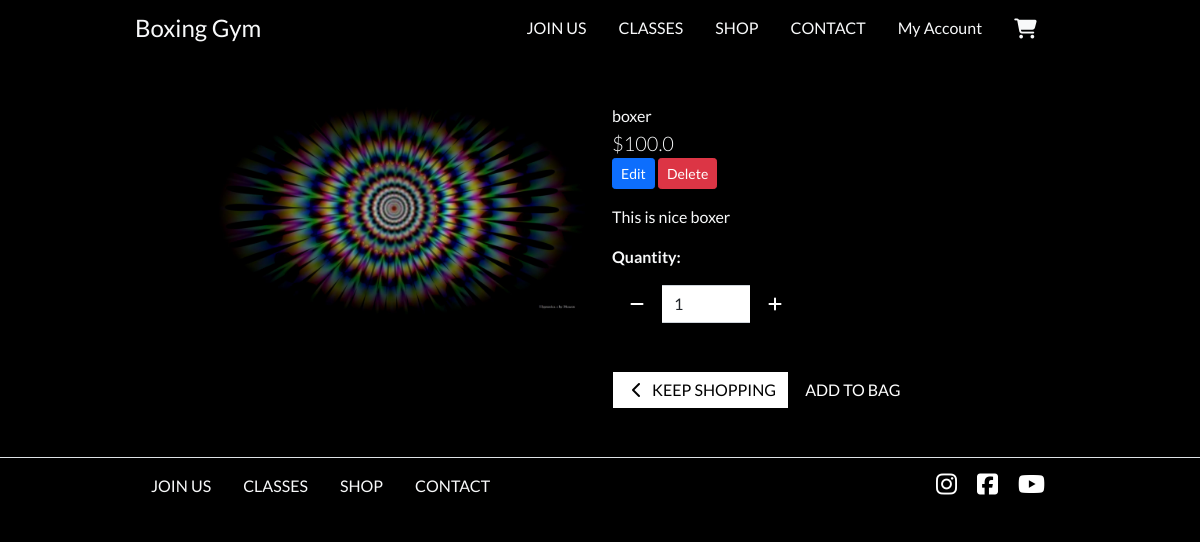
The app's page /product_detail/2 (signed in) with its own data.
### home/models.py (models this page shows, shortened)
class Product(models.Model):
    user = models.ForeignKey(User, on_delete=models.CASCADE)
    category = models.CharField(max_length=500)
    sku = models.CharField(max_length=40, null=True, blank=True)
    image_link = models.ImageField()
    name = models.CharField(max_length=500, null=True)
    sizes = models.CharField(max_length=500, null=True)
    price = models.FloatField(null=True)
    description = models.TextField(null=True, blank=True)
    created_at = models.DateTimeField(auto_now_add=True)
    updated_at = models.DateTimeField(auto_now=True)
    class Meta:
        db_table = 'product'

### home/views.py (the view)
# urls.py: path('product_detail/<int:product_id>', views.product_detail, name='product_detail'),
@login_required
def product_detail(request, product_id):
    product = Product.objects.get(id=int(product_id))
    return render(request, 'home/product_detail.html', {'product': product})

### home/templates/home/product_detail.html (shortened to what this page needs)
{% extends "base.html" %}
{% load static %}
{% block content %}
    <div class="container-fluid">
        <div class="row text-light">
            <div class="col-12 col-md-6 col-lg-4 offset-lg-2">
                <div class="image-container my-5">
                    {% if product.image_link %}
                        <a href="{{ product.image_link.url }}" target="_blank">
                            <img class="card-img-top img-fluid" src="{{ product.image_link.url }}" alt="{{ product.name }}">
                        </a>
                        {% else %}
                        <a href="">
                            <img class="card-img-top img-fluid" src="{{ MEDIA_URL }}noimage.png" alt="{{ product.name }}">
                        </a>
                    {% endif %}
                </div>
            </div>
            <div class="col-12 col-md-6 col-lg-4">
                <div class="product-details-container mb-5 mt-md-5">
                    <p class="mb-0">{{ product.name }}</p>
                    <p class="lead mb-0 text-left font-weight-bold">${{ product.price }}</p>
                    {% if request.user.is_superuser %}
                       <div class="text-right">
                            <a href="{% url 'edit_product' product.id %}"> <button type="button" class="btn btn-primary btn-sm">Edit</button></a>
                            <a href="{% url 'delete_product' product.id %}"> <button type="button" class="btn btn-danger btn-sm">Delete</button></a>
                       </div>
                    {% endif %}
                    <p class="mt-3">{{ product.description }}</p>
                    <form class="form" action="{% url 'add_to_bag' product_id=product.id %}" method="POST">
                        <div class="form-row">
                            {% with product.has_sizes as s %}
                            <div class="col-12">
                                <p class="mt-3"><strong>Quantity:</strong></p>
                                <div class="form-group w-50">
                                    <div class="input-group">
                                        <div class="input-group-prepend">
                                            <button type="button" class="decrement-qty btn btn-black rounded-0" id="sub" onclick="decremaentValue()"
                                                data-item_id="{{ product.id }}">
                                                <span class="icon">
                                                    <i class="fas fa-minus"></i>
                                                </span>
                                            </button>
                                        </div>
                                        <input class="form-control qty_input" type="number" id="number"
                                            name="quantity" value="1" min="1" max="99"
                                            data-item_id="{{ product.id }}">
                                        <div class="input-group-append">
                                            <button type="button" class="increment-qty btn btn-black rounded-0"
                                                    id="add" onclick="incrementValue()"
                                                data-item_id="{{ product.id }}">
                                                <span class="icon">
                                                    <i class="fas fa-plus"></i>
                                                </span>
                                            </button>
                                        </div>
                                    </div>
                                </div>
                            </div>
                            <div class="col{% if s %}-12 mt-2{% endif %}">
                                <a href="{% url 'products' %}" class="btn btn-outline-black rounded-0 mt-5">
                                    <span class="icon">
                                        <i class="fas fa-chevron-left"></i>
                                    </span>
                                    <span class="text-uppercase">Keep Shopping</span>
                                </a>
                                <input type="submit" class="btn btn-black rounded-0 text-uppercase mt-5" value="Add to Bag">
                            </div>
                            {% endwith %}
                        </div>
                    </form>
                </div>
            </div>
        </div>
    </div>
{% endblock %}

### static/css/base.css (style rules this page uses)
html { height: 100%; }
body { color: #c48e8e; font-family: 'Lato'; background-color: #000; }
.icon { align-items: center; display: inline-flex; justify-content: center; height: 1.5rem; width: 1.5rem; }
.btn-black { background: black; color: white; }
.btn-outline-black { background: white; color: black !important; border: 1px solid black; }

### records on screen
Product: image_link (picture), name "boxer", price "100.0", description "This is nice boxer"
